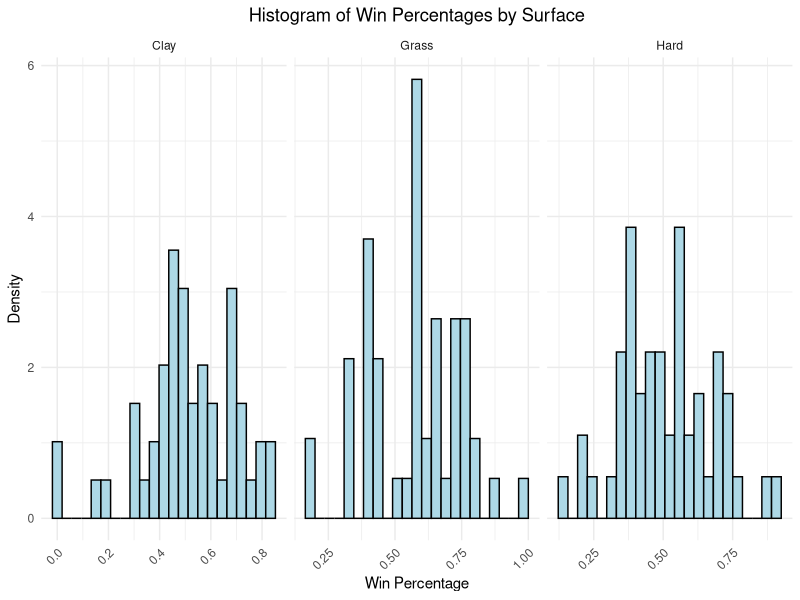
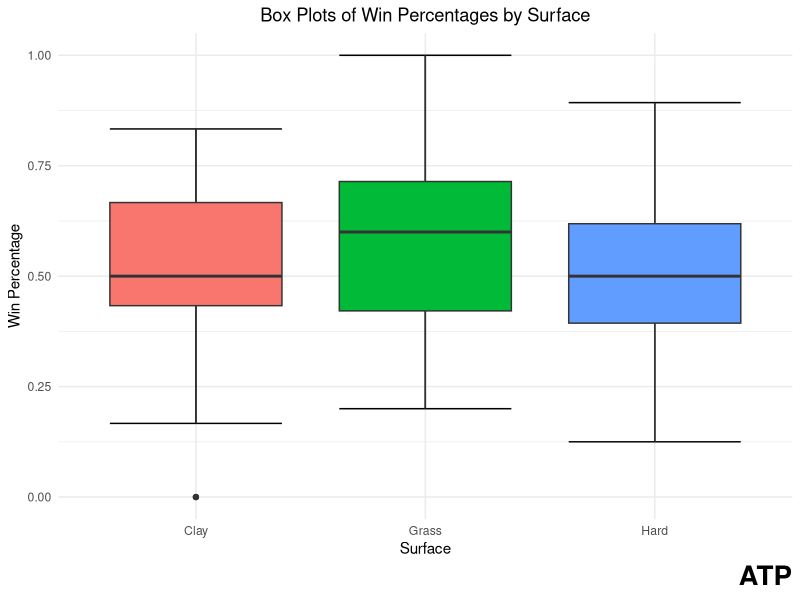
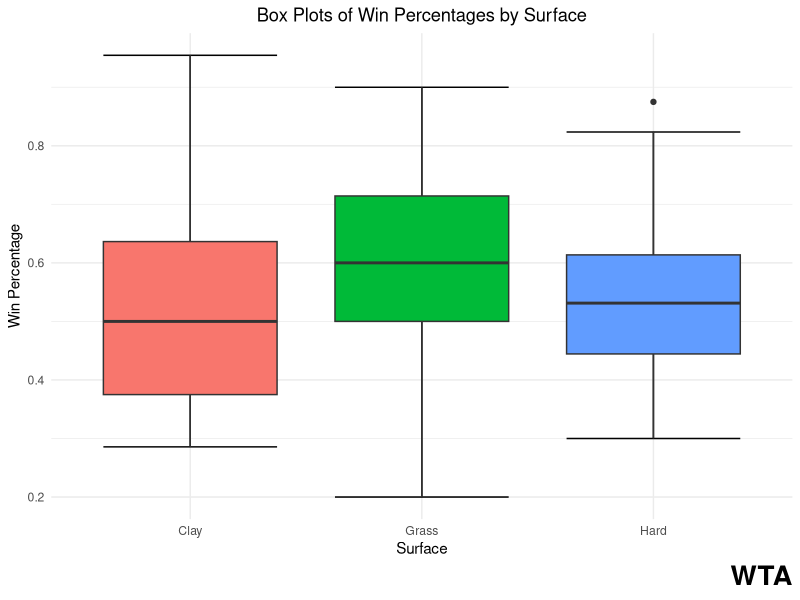

Reproduce these figures in R, in order. (Note: this script raises an error after producing the figures.)
## ---- chunk 1
library(tidyverse)
library(ggplot2)
library(broom)
library(modelr)
## ---- chunk 2
atp <- read_csv(here::here("esselt21/tennis_module/exploration/new_atp.csv"))
## ---- chunk 3
# filtering data to only include people who are represented in all three surfaces
names <-
  atp |>
  group_by(Player) |>
  summarise(n = n()) |>
  filter(n == 3) |>
  pull(Player)

atp <-
  atp |>
  filter(Surface != "All") |>
  filter(Player %in% names)
## ---- chunk 4
# check win percentage distribution, what is the shape, center, and spread, is there a a big difference between the three surfaces?
atp |>
  ggplot(aes(x = WinPercentage)) +
  geom_histogram(colour = "black",
                 fill = "lightblue",
                 bins = 23,
                 aes(y=..density..)) +
  theme_minimal() +
  labs(x = "Win Percentage",
       title = "Histogram of Win Percentages by Surface",
       y = "Density") +
  facet_grid(~Surface,
             scales = "free") +
  theme(
    axis.text.x = element_text(angle = 45,
                                   hjust = 1,
                                   vjust = 1),
    plot.title = element_text(hjust = .5)
  )
## ---- chunk 5
# five number summary and standard deviation
cWPercentage <-
  atp |>
  filter(Surface == 'Clay') |>
  pull(WinPercentage)

hWPercentage <-
  atp |>
  filter(Surface == 'Hard') |>
  pull(WinPercentage)

gWPercentage <-
  atp |>
  filter(Surface == 'Grass') |>
  pull(WinPercentage)

claySummary <- summary(cWPercentage)
hardSummary <- summary(hWPercentage)
grassSummary <- summary(gWPercentage)

claySummary
grassSummary
hardSummary
## ---- chunk 6
# atp box plot
atp |>
  ggplot(aes(x = Surface,
             y = WinPercentage,
             fill = Surface)) +
  stat_boxplot(geom = 'errorbar') +
  geom_boxplot() +
  theme_minimal() +
  labs(y = "Win Percentage",
       title = "Box Plots of Win Percentages by Surface",
       caption = "ATP") +
  theme(legend.position = "none",
        plot.title = element_text(hjust = 0.5),
        plot.caption = element_text(face = "bold",
                                    size = 20))
## ---- chunk 7
wta <- read_csv(here::here("esselt21/tennis_module/exploration/new_wta.csv"))
## ---- chunk 8
names <-
  wta |>
  group_by(Player) |>
  summarise(n = n()) |>
  filter(n == 3) |>
  pull(Player) 

wta <-
  wta |>
  filter(Surface != "All") |>
  filter(Player %in% names)
## ---- chunk 9
wta |>
  ggplot(aes(x = Surface,
             y = WinPercentage,
             fill = Surface)) +
  stat_boxplot(geom = 'errorbar') +
  geom_boxplot() +
  theme_minimal() +
  labs(y = "Win Percentage",
       title = "Box Plots of Win Percentages by Surface",
       caption = "WTA") +
  theme(legend.position = "none",
        plot.title = element_text(hjust = 0.5),
        plot.caption = element_text(face = "bold",
                                    size = 20))
## ---- chunk 10
# regression test to see difference
model <- lm(WinPercentage ~ Surface + ReturnPointsWonPercentage + EloRank,
            data = tennis)
summary(model)
aug <-
  augment(model)
## ---- chunk 11
# plotting regression model
aug |>
  ggplot(aes(x = ReturnPointsWonPercentage,
             y = .fitted,
             colour = Surface)) +
  geom_smooth(method = 'lm',
              se = FALSE) +
  geom_point(data = tennis,
             aes(x = ReturnPointsWonPercentage,
                 y = WinPercentage),
             alpha = 0.4) +
  theme_minimal() +
  labs(y = 'Win Percentage',
       x = 'Return Points Won Percentage',
       title = 'Predictions vs. Actual Values of Win Percentages')
## ---- chunk 12
# does this meet the assumptions for a multiple linear regression model?
plot(model)
## ---- chunk 13
men <- read_csv(here::here("esselt21/tennis_module/exploration/men.csv"))
## ---- chunk 14
men |>
  ggplot(aes(x = Matches,
             y = WinPercentage,
             colour = Surface)) +
  geom_point() +
  geom_smooth() +
  labs(title = "Men") +
  facet_grid(~Surface)
## ---- chunk 15
women |>
  ggplot(aes(x = Surface,
             y = WinPercentage,
             fill = Surface)) +
  stat_boxplot(geom = 'errorbar') +
  geom_boxplot() +
  theme_minimal() +
  labs(y = "Win Percentage",
       title = "Box Plots of Win Percentages by Surface") +
  theme(legend.position = "none",
        plot.title = element_text(hjust = 0.5))
## ---- chunk 16
men |>
  ggplot(aes(x = Surface,
             y = WinPercentage,
             fill = Surface)) +
  stat_boxplot(geom = 'errorbar') +
  geom_boxplot() +
  theme_minimal() +
  labs(y = "Win Percentage",
       title = "Box Plots of Win Percentages by Surface") +
  theme(legend.position = "none",
        plot.title = element_text(hjust = 0.5))
## ---- chunk 17
eliteModel <- lm(WinPercentage ~ Surface + ReturnPointsWonPercentage + EloRank,
            data = elite)

summary(eliteModel)

eliteAug <-
  augment(eliteModel)
## ---- chunk 18
# plotting regression model
eliteAug |>
  ggplot(aes(x = ReturnPointsWonPercentage,
             y = .fitted,
             colour = Surface)) +
  geom_smooth(method = 'lm',
              se = FALSE) +
  geom_point(data = elite,
             aes(x = ReturnPointsWonPercentage,
                 y = WinPercentage),
             alpha = 0.4) +
  theme_minimal() +
  labs(y = 'Win Percentage',
       x = 'Return Points Won Percentage',
       title = 'Predictions vs. Actual Values of Win Percentages',
       subtitle = 'Only top 20 ranked players included')
# talk about differences between overall and elite players
